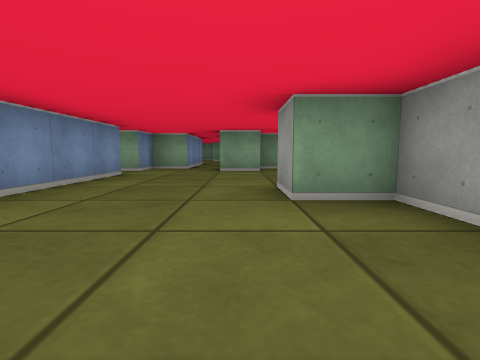
[1] (above)

19 first-person views from a walk through a cub3D level. The camera is about half as high as the walls, tilts 6° down and sees 85° across. The floor is counted in squares. Each view is taken from the middle of a square. On the plan, view 1 faces up. The plan holds only what a view shows up to about 9 squares ahead; the rest is blank.

[2]
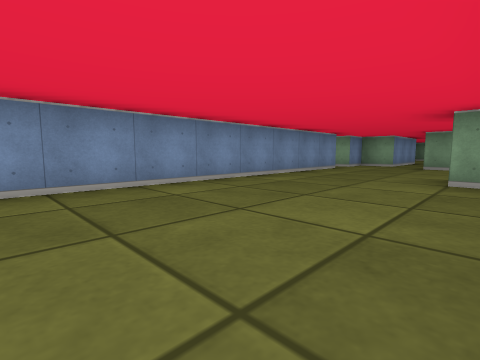

[3]
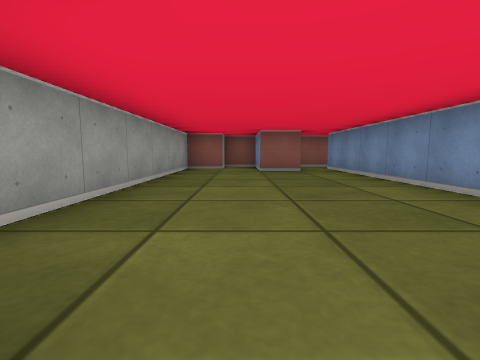

[4]
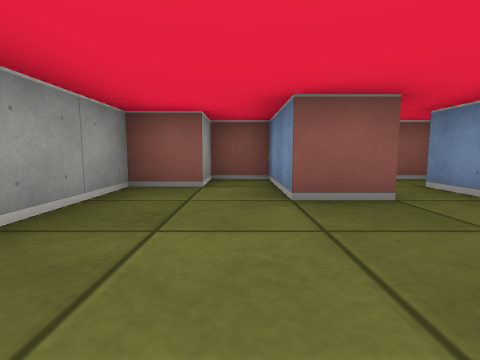

[5]
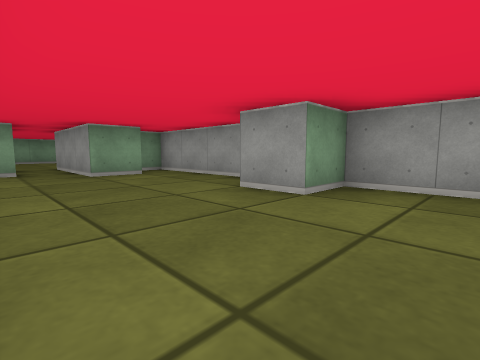

[6]
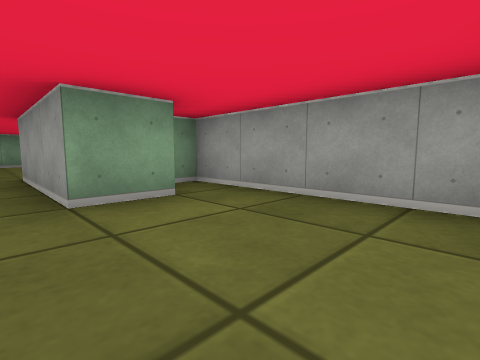

[7]
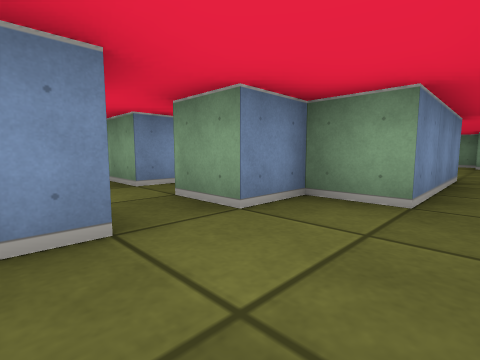

[8]
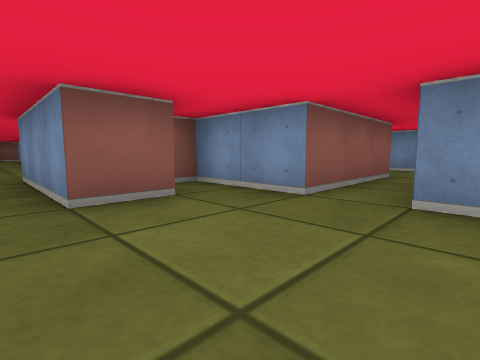

[9]
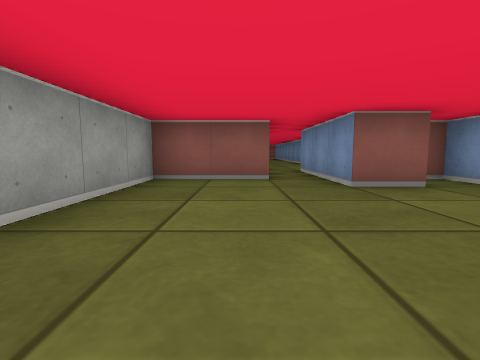

[10]
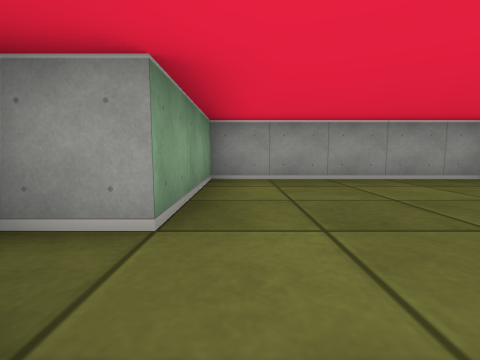

[11]
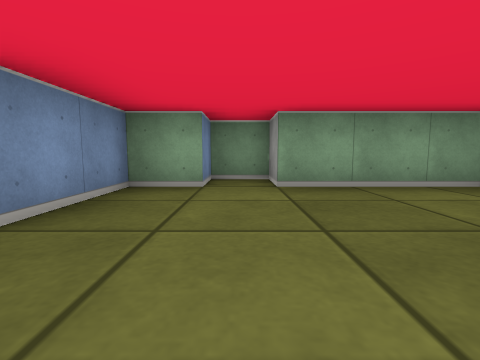

[12]
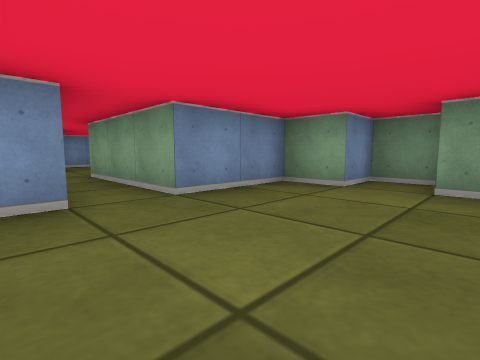

[13]
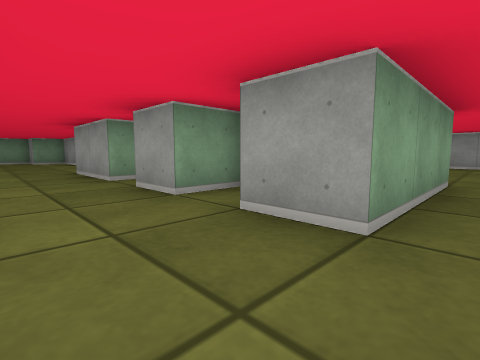

[14]
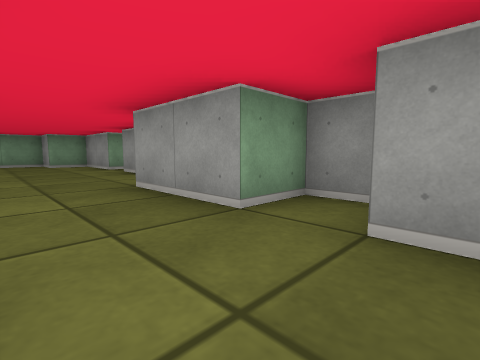

[15]
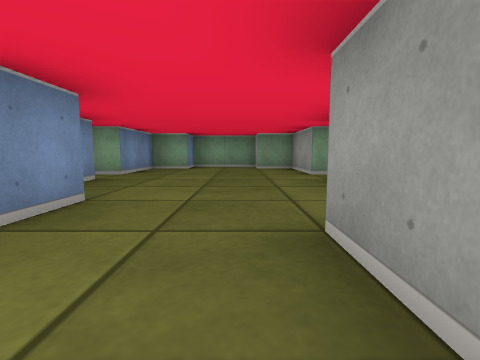

[16]
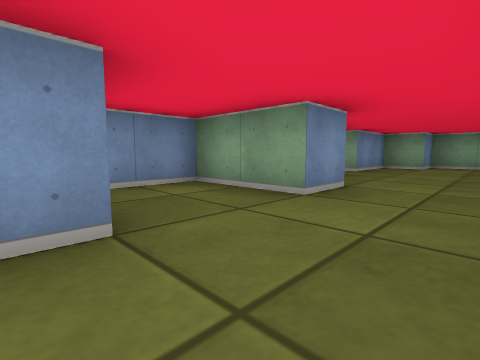

[17]
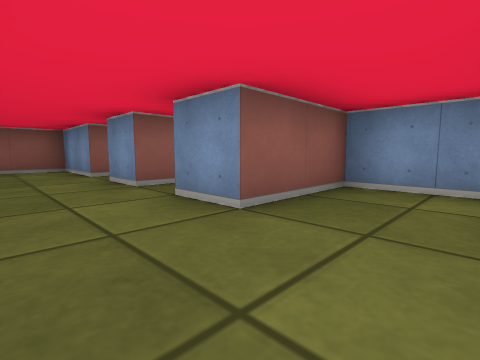

[18]
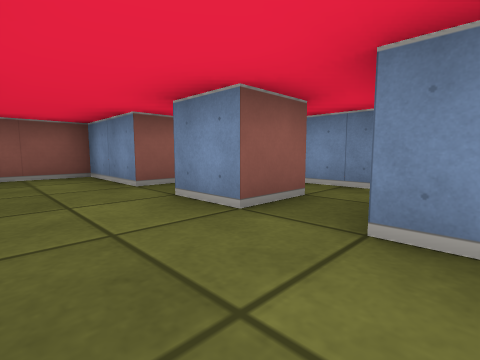

[19]
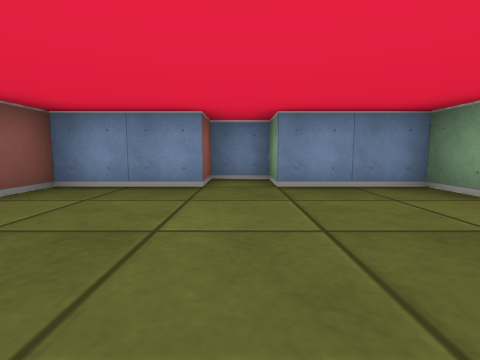

### Floor plan
Ten units are one square. View 1 is at (0, 0); x grows to the right and y downward. Boxes are objects, and circles mark ways between rooms. Rooms are numbered by the first view taken in them; rooms with no view inside come last. Other rooms are left out.
<svg viewBox="-110 -260 130 320">
<path fill="none" stroke="#000" d="M15 -40 15 -75 5 -75M-16 35 -5 35 -5 55 5 55 5 45 15 45 15 -25 5 -25 5 -35M-25 -56 -25 45M6 -65 -5 -65 -5 -75M-15 -75 -25 -75 -25 -65 -35 -65M-32 55 -19 55M-26 -105 -15 -105 -15 -75M-5 -75 -5 -95 15 -95 15 -145 -15 -145 -15 -155 -25 -155 -25 -145 -35 -145 -35 -125 -65 -125M-65 -115 -35 -115 -35 -95 -30 -95M-55 -158 -55 -165 -65 -165 -65 -185M-55 -208 -55 -215M-96 -145 -85 -145 -85 -135M-105 -149 -105 -129M-55 -145 -65 -145 -65 -155M-55 -225 -55 -245 -65 -245 -65 -255 -85 -255 -85 -245 -95 -245 -95 -225 -105 -225 -105 -215 -95 -215 -95 -195 -85 -195 -85 -185 -105 -185 -105 -165 -85 -165 -85 -155M-91 -125 -85 -125 -85 -105 -71 -105M-65 -125 -65 -135"/>
<circle cx="-10" cy="-80" r="3" fill="#2a7"/>
<circle cx="-60" cy="-120" r="3" fill="#2a7"/>
<text x="-10" y="-10">1</text>
<text x="-10" y="-120">2</text>
<text x="-80" y="-180">3</text>
</svg>
Room 1 opens to room 2. Room 2 opens to room 3.

Where each view was taken, in squares from view 1:
view 1: 0 up, 0 right, facing up
view 2: 2 down, 1 right, facing up-left
view 3: 3 up, 0 right, facing down
view 4: 1 down, 0 right, facing down
view 5: 1 up, 2 left, facing up-right
view 6: 4 up, 1 left, facing up-right
view 7: 5 up, 1 left, facing up-left
view 8: 13 up, 1 left, facing down-left
view 9: 14 up, 0 right, facing down
view 10: 14 up, 3 left, facing right
view 11: 11 up, 2 left, facing up
view 12: 11 up, 1 left, facing up-left
view 13: 12 up, 8 left, facing up-right
view 14: 15 up, 8 left, facing up-right
view 15: 17 up, 7 left, facing up
view 16: 16 up, 7 left, facing up-left
view 17: 18 up, 7 left, facing down-left
view 18: 16 up, 7 left, facing down-left
view 19: 22 up, 6 left, facing left
